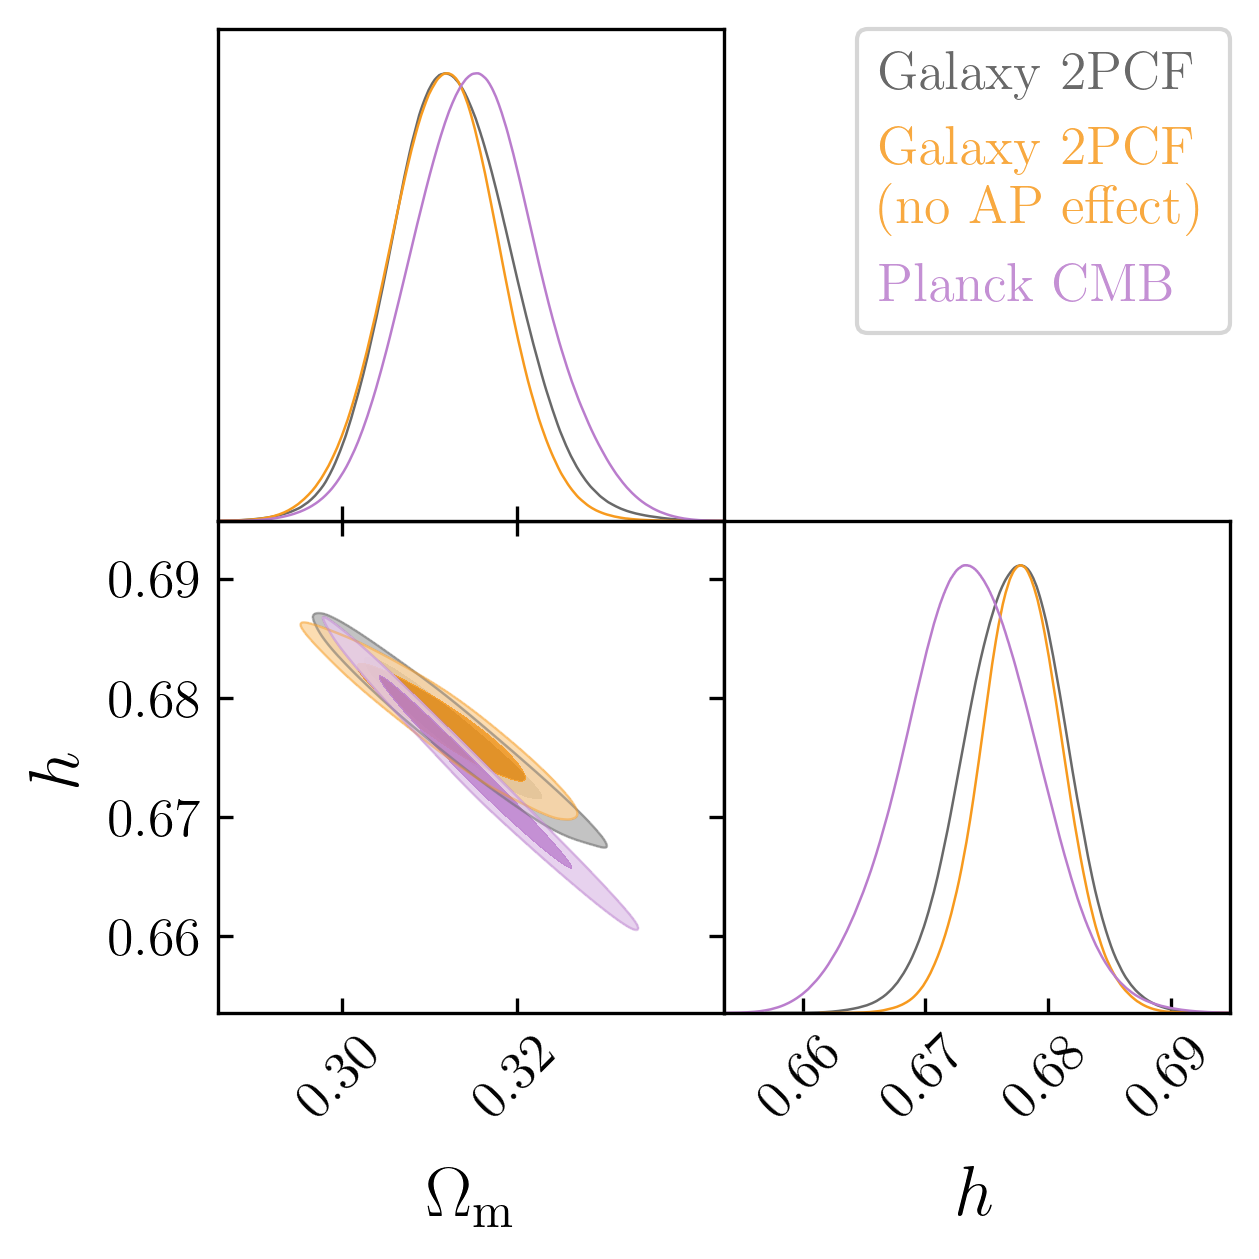

The script that saved this image:
import matplotlib.pyplot as plt
from pathlib import Path
from getdist import plots, MCSamples, loadMCSamples
from sunbird.inference.samples import Chain
import numpy as np

plt.rc('text', usetex=True)
plt.rc('font', family='serif')

labels_stats = {
    'wp': r'$\textrm{Galaxy } w_p$',
    'dsc_conf': 'Density-split',
    'dsc_conf_cross': 'Density-split (CCF)',
    'tpcf': 'Galaxy 2PCF',
    'number_density+tpcf': 'nbar + Galaxy 2PCF',
    'tpcf+dsc_conf': 'Galaxy 2PCF + DSC',
}


chains = []

legend_labels = []

# params = ['omega_cdm', 'sigma8_m', 'n_s', 'logM_cut', 'logM_1', 'sigma', 'kappa', 'alpha']
params = ['Omega_m', 'h']
# params = ['A_cen', 'A_sat', 'B_cen', 'B_sat']

data_dir = f'/global/cfs/cdirs/desicollab/users/epaillas/acm/fits_emc/abacus/mar24/c000_hod030/LCDM/'
data_fn = Path(data_dir) / f"chain_number_density+ap_tpcf.npy"
chain = Chain.load(data_fn)
samples = Chain.to_getdist(chain, add_derived=True)
chains.append(samples)
legend_labels.append(r'$\textrm{Galaxy 2PCF}$')

data_dir = f'/global/cfs/cdirs/desicollab/users/epaillas/acm/fits_emc/abacus/mar24/c000_hod030/LCDM/'
data_fn = Path(data_dir) / f"chain_number_density+tpcf.npy"
chain = Chain.load(data_fn)
samples = Chain.to_getdist(chain, add_derived=True)
chains.append(samples)
legend_labels.append(r'$\textrm{Galaxy 2PCF}$''\n'r'$\textrm{(no AP effect)}$')

samples_planck = loadMCSamples('/global/cfs/cdirs/desi/users/plemos/planck/chains/base/plikHM_TTTEEE_lowl_lowE_lensing/base_plikHM_TTTEEE_lowl_lowE_lensing', settings={'ignore_rows': 0.3})
samples_planck.addDerived(samples_planck.getParams().omegabh2, name='omega_b', label='\omega_{\rm cdm}')
samples_planck.addDerived(samples_planck.getParams().omegach2, name='omega_cdm', label='\omega_{\rm cdm}')
samples_planck.addDerived(samples_planck.getParams().omegam, name='Omega_m', label='\Omega_{\rm m}')
samples_planck.addDerived(samples_planck.getParams().sigma8, name='sigma8_m', label='\sigma_8')
samples_planck.addDerived(samples_planck.getParams().ns, name='n_s', label='n_s')
samples_planck.addDerived(samples_planck.getParams().H0/100, name='h', label='h')
chains.append(samples_planck)
legend_labels.append(r'Planck CMB')


markers = chain.markers
    
g = plots.get_subplot_plotter()
g.settings.constrained_layout = True
g.settings.axis_marker_lw = 1.0
g.settings.axis_marker_ls = "--"
g.settings.title_limit_labels = False
g.settings.axis_marker_color = "k"
g.settings.legend_colored_text = True
g.settings.figure_legend_frame = True
g.settings.linewidth_contour = 1.0
g.settings.legend_fontsize = 16
g.settings.axes_fontsize = 16
g.settings.axes_labelsize = 20
g.settings.axis_tick_x_rotation = 45
g.settings.axis_tick_max_labels = 6
g.settings.solid_colors = ['#4165c0', '#e770a2', '#5ac3be', '#696969', '#f79a1e', '#ba7dcd'][::-1]
g.settings.line_styles = g.settings.solid_colors

g.triangle_plot(
    roots=chains,
    legend_labels=legend_labels,
    markers=markers,
    params=params,
    filled=True,
    # filled=[True, False, False],
    # title_limit=1,
    # params=['logM_cut', 'logM_1', 'sigma', 'kappa', 'alpha']
    # legend_labels=stats
)


plt.savefig('contours_ap.png', dpi=300, bbox_inches='tight')
plt.savefig('contours_ap.pdf', bbox_inches='tight')
